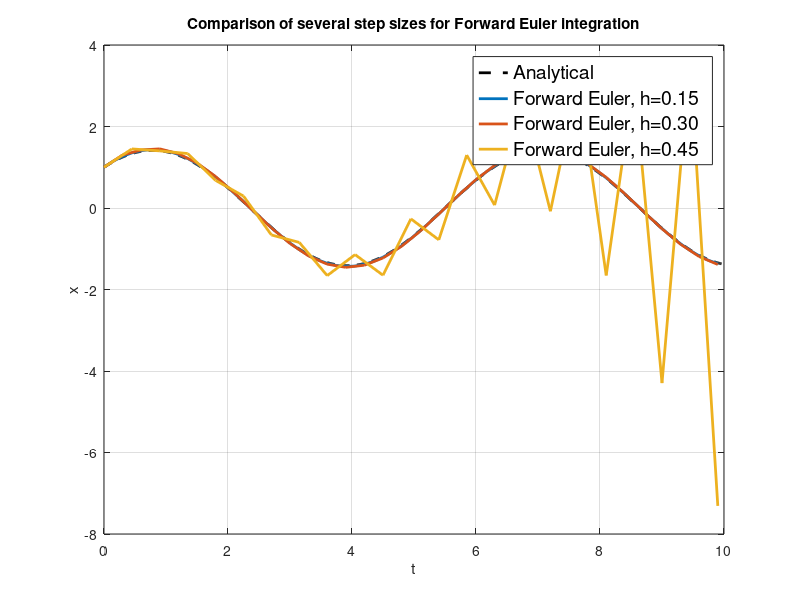

MATLAB code for this plot:
clc
clear
close all

% Code for HW 5, ECE 530, Fall 2023.

% Consider the ODE \dot{x} = f(t, x), starting from x0.
% Define the function f.
L = -5;
f = @(t, x) (L*x + (1-L) * cos(t) - (1 + L) * sin(t));

% Define the derivative of 'f' with respect to 'x'.
deriv_f = @(t,x) (L);
f_prime = deriv_f;

% Initial point
x0 = 1;

% Time horizon
T = 10;

% Step-size
hs = [0.15, 0.3, 0.45];
h=hs(1);

% Number of iterations
N = floor(T/h);
times = (0:h:N*h)';

% Create a vector of results in x. Notice that our implementation is 
% such that x(1) = x_0, x(2) = x_1, x(3) = x_2, etc.
x = zeros(1 + N, 1);
x(1) = x0;


%----------------------
% Analytical Solution of ODE
%----------------------

disp('Processing analytical solution.')

% Define the analytical solution.
solution_ODE = @(t) (cos(t) + sin(t));

% Plot the analytical solution.
times_cont = (0:0.01:T)';
figure(1);
plot(times_cont, solution_ODE(times_cont), 'k--', 'Linewidth', 2)
hold on


%------------
% Forward Euler method.
%------------

disp('Processing forward Euler method.')
for i = 1:3
  h = hs(i);
  N = floor(T/h);
  times = (0:h:N*h)';

  % Create a vector of results in x. Notice that our implementation is 
  % such that x(1) = x_0, x(2) = x_1, x(3) = x_2, etc.
  x = zeros(1 + N, 1);
  x(1) = x0;
  % Implement the method.
  for n = 1:N
      x(n+1) = x(n) + h * f((n-1) * h, x(n));
  end
  % Plot the outcome.
  plot(times, x, 'Linewidth', 2)
  xlabel("t")
  ylabel("x")
  title("Comparison of several step sizes for Forward Euler integration")
  hold on

  % Compute the average error.
  display(strcat(...
      'Mean error = ', ...
      num2str(mean(abs(x - solution_ODE(times))))...
  ))
endfor


legend({'Analytical', 'Forward Euler, h=0.15', 'Forward Euler, h=0.30', 'Forward Euler, h=0.45'}, 'FontSize',14)
grid on
hold off
print('forward_euler.eps', '-deps', '-color')